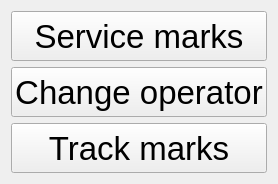
              <widget class="QWidget" name="markMenuPage">
               <layout class="QVBoxLayout" name="verticalLayout_19">
                <item>
                 <widget class="QPushButton" name="serviceMarksButton">
                  <property name="sizePolicy">
                   <sizepolicy hsizetype="Expanding" vsizetype="Fixed">
                    <horstretch>0</horstretch>
                    <verstretch>0</verstretch>
                   </sizepolicy>
                  </property>
                  <property name="minimumSize">
                   <size>
                    <width>250</width>
                    <height>50</height>
                   </size>
                  </property>
                  <property name="font">
                   <font>
                    <pointsize>25</pointsize>
                   </font>
                  </property>
                  <property name="focusPolicy">
                   <enum>Qt::NoFocus</enum>
                  </property>
                  <property name="text">
                   <string>Service marks</string>
                  </property>
                  <property name="flat">
                   <bool>false</bool>
                  </property>
                 </widget>
                </item>
                <item>
                 <widget class="QPushButton" name="changeOperatorButton">
                  <property name="sizePolicy">
                   <sizepolicy hsizetype="Expanding" vsizetype="Fixed">
                    <horstretch>0</horstretch>
                    <verstretch>0</verstretch>
                   </sizepolicy>
                  </property>
                  <property name="minimumSize">
                   <size>
                    <width>250</width>
                    <height>50</height>
                   </size>
                  </property>
                  <property name="font">
                   <font>
                    <pointsize>25</pointsize>
                   </font>
                  </property>
                  <property name="focusPolicy">
                   <enum>Qt::NoFocus</enum>
                  </property>
                  <property name="text">
                   <string>Change operator</string>
                  </property>
                  <property name="flat">
                   <bool>false</bool>
                  </property>
                 </widget>
                </item>
                <item>
                 <widget class="QPushButton" name="trackMarksButton">
                  <property name="sizePolicy">
                   <sizepolicy hsizetype="Expanding" vsizetype="Fixed">
                    <horstretch>0</horstretch>
                    <verstretch>0</verstretch>
                   </sizepolicy>
                  </property>
                  <property name="minimumSize">
                   <size>
                    <width>250</width>
                    <height>50</height>
                   </size>
                  </property>
                  <property name="font">
                   <font>
                    <pointsize>25</pointsize>
                   </font>
                  </property>
                  <property name="focusPolicy">
                   <enum>Qt::NoFocus</enum>
                  </property>
                  <property name="text">
                   <string>Track marks</string>
                  </property>
                  <property name="flat">
                   <bool>false</bool>
                  </property>
                 </widget>
                </item>
               </layout>
              </widget>
